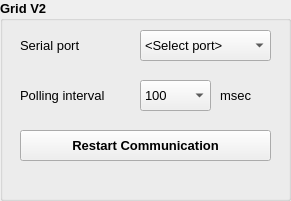
      <widget class="QGroupBox" name="groupBoxGridSetup">
       <property name="geometry">
        <rect>
         <x>10</x>
         <y>10</y>
         <width>291</width>
         <height>201</height>
        </rect>
       </property>
       <property name="font">
        <font>
         <pointsize>10</pointsize>
         <weight>75</weight>
         <bold>true</bold>
        </font>
       </property>
       <property name="title">
        <string>Grid V2</string>
       </property>
       <widget class="QLabel" name="label_2">
        <property name="geometry">
         <rect>
          <x>20</x>
          <y>30</y>
          <width>120</width>
          <height>31</height>
         </rect>
        </property>
        <property name="font">
         <font>
          <pointsize>10</pointsize>
          <weight>50</weight>
          <bold>false</bold>
         </font>
        </property>
        <property name="text">
         <string>Serial port</string>
        </property>
       </widget>
       <widget class="QComboBox" name="comboBoxComPorts">
        <property name="geometry">
         <rect>
          <x>140</x>
          <y>30</y>
          <width>131</width>
          <height>31</height>
         </rect>
        </property>
        <property name="font">
         <font>
          <pointsize>10</pointsize>
          <weight>50</weight>
          <bold>false</bold>
         </font>
        </property>
        <property name="currentText">
         <string>&lt;Select port&gt;</string>
        </property>
        <item>
         <property name="text">
          <string>&lt;Select port&gt;</string>
         </property>
        </item>
       </widget>
       <widget class="QPushButton" name="pushButtonRestart">
        <property name="geometry">
         <rect>
          <x>20</x>
          <y>130</y>
          <width>251</width>
          <height>31</height>
         </rect>
        </property>
        <property name="font">
         <font>
          <pointsize>10</pointsize>
         </font>
        </property>
        <property name="text">
         <string>Restart Communication</string>
        </property>
       </widget>
       <widget class="QLabel" name="label_204">
        <property name="geometry">
         <rect>
          <x>20</x>
          <y>80</y>
          <width>121</width>
          <height>31</height>
         </rect>
        </property>
        <property name="font">
         <font>
          <pointsize>10</pointsize>
          <weight>50</weight>
          <bold>false</bold>
         </font>
        </property>
        <property name="text">
         <string>Polling interval</string>
        </property>
       </widget>
       <widget class="QComboBox" name="comboBoxPolling">
        <property name="geometry">
         <rect>
          <x>140</x>
          <y>80</y>
          <width>71</width>
          <height>31</height>
         </rect>
        </property>
        <property name="font">
         <font>
          <pointsize>10</pointsize>
          <weight>50</weight>
          <bold>false</bold>
         </font>
        </property>
        <item>
         <property name="text">
          <string>100</string>
         </property>
        </item>
        <item>
         <property name="text">
          <string>500</string>
         </property>
        </item>
        <item>
         <property name="text">
          <string>1000</string>
         </property>
        </item>
        <item>
         <property name="text">
          <string>2000</string>
         </property>
        </item>
        <item>
         <property name="text">
          <string>5000</string>
         </property>
        </item>
       </widget>
       <widget class="QLabel" name="label_205">
        <property name="geometry">
         <rect>
          <x>220</x>
          <y>80</y>
          <width>41</width>
          <height>31</height>
         </rect>
        </property>
        <property name="font">
         <font>
          <pointsize>10</pointsize>
          <weight>50</weight>
          <bold>false</bold>
         </font>
        </property>
        <property name="text">
         <string>msec</string>
        </property>
       </widget>
      </widget>
